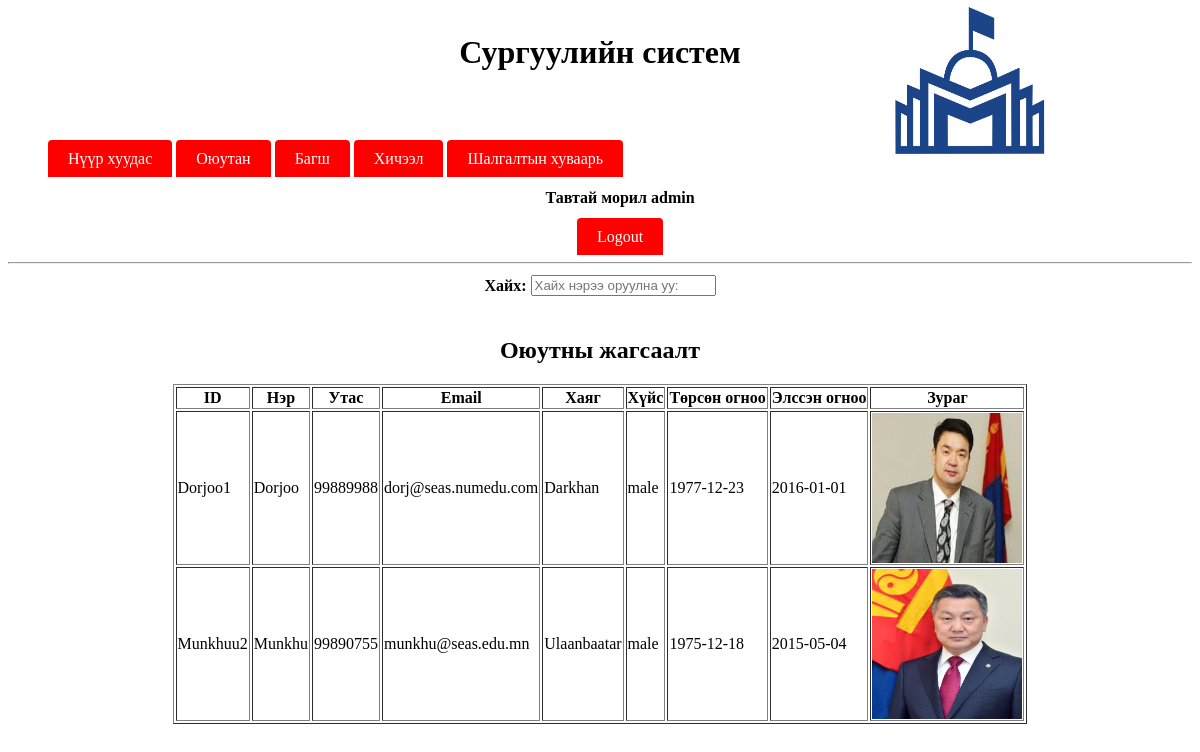
/admin/viewTeacher.php (signed in), run on the app's committed database.
### tables this page shows
CREATE TABLE IF NOT EXISTS `teachers` (
  `id` varchar(20) NOT NULL,
  `name` varchar(20) NOT NULL,
  `password` varchar(20) NOT NULL,
  `phone` varchar(13) NOT NULL,
  `email` varchar(50) NOT NULL,
  `address` varchar(30) NOT NULL,
  `sex` varchar(7) NOT NULL,
  `dob` date NOT NULL,
  `hiredate` date NOT NULL,
  UNIQUE KEY `id` (`id`)
);

### admin/main.php (called while the page is built, shortened)
<?php
$check=$_SESSION['login_id'];
$session=mysql_query("SELECT name  FROM admin WHERE id='$check' ");
$row=mysql_fetch_array($session);
$login_session = $loged_user_name = $row['name'];
?>

### admin/viewTeacher.php (the view, shortened to what this page needs)
<?php
include_once('main.php');
$sql = "SELECT * FROM teachers;";
$res= mysql_query($sql);
$string = "";
$images_dir = "../images/";
while($row = mysql_fetch_array($res)){
    $picname = $row['id'];
    $string .= '<tr><td>'.$row['id'].'</td><td>'.$row['name'].
    '</td><td>'.$row['phone'].'</td><td>'.$row['email'].
    '</td><td>'.$row['address'].'</td><td>'.$row['sex'].'</td><td>'.$row['dob'].
    '</td><td>'.$row['hiredate'].
    "</td><td><img src='".$images_dir.$picname.".jpg' alt='$picname' width='150' height='150'>".'</td></tr>';
}
?>
<html>
    <head>
		    <link rel="stylesheet" type="text/css" href="../../source/CSS/style.css">
		</head>
    <body>
			  <div class="header"><h1>Сургуулийн систем</h1></div>
			  <div class="divtopcorner">
				    <img src="../../source/logo.jpg" height="150" width="150" alt="School Management System"/>
				</div>
			<br/><br/>
				<ul>
				    <li class="manulist">
						   <a class ="menulista" href="index.php">Нүүр хуудас</a>
                                <a class ="menulista" href="manageStudent.php">Оюутан</a>
                                <a class ="menulista" href="manageTeacher.php">Багш</a>
                                <a class ="menulista" href="course.php">Хичээл</a>
                                <a class ="menulista" href="examSchedule.php">Шалгалтын хуваарь</a>
                                <div align="center">
                                <h4>Тавтай морил <?php echo $check." ";?></h4>
								<a class ="menulista" href="logout.php" onmouseover="changemouseover(this);" onmouseout="changemouseout(this,'<?php echo ucfirst($loged_user_name);?>');"><?php echo "Logout";?></a>
						</div>
								</li>
				</ul>
			  <hr/>
        <center>
            <table>
                <tr>
                    <td><b>Хайх: </b></td>
                    <td><input type="text" name="searchId" placeholder="Хайх нэрээ оруулна уу:" onkeyup="getTeacher(this.value);"></td>
                </tr>
            </table>
        </center>
        <br/>
        <center><h2>Оюутны жагсаалт</h2></center>
        <center>
            <table border="1" id='teacherList'>
                <tr>
                    <th>ID</th>
                    <th>Нэр</th>
                    <th>Утас</th>
                    <th>Email</th>
                    <th>Хаяг</th>
                    <th>Хүйс</th>
                    <th>Төрсөн огноо</th>
                    <th>Элссэн огноо</th>
                    <th>Зураг</th>
                </tr>
                <?php echo $string;?>
            </table>
        </center>
		</body>
</html>

### source/CSS/style.css (style rules this page uses)
.divtopcorner { position:absolute; top:0px; right: 150px; color:black; text-align:center; padding:5px; }
.header { color:black; text-align:center; padding:5px; }
.manulist { display:inline; left:100px; }
.menulista { background-color:red; color: white; padding: 10px 20px; text-decoration: none; border-radius: 4px 4px 0 0; }

### data on the page
teachers: id "Dorjoo1", name "Dorjoo", phone "99889988", email "dorj@seas.numedu.com", address "Darkhan", sex "male", dob "1977-12-23", hiredate "2016-01-01", id (picture)
teachers: id "Munkhuu2", name "Munkhu", phone "99890755", email "munkhu@seas.edu.mn", address "Ulaanbaatar", sex "male", dob "1975-12-18", hiredate "2015-05-04", id (picture)

### other printed values
$check "admin"
